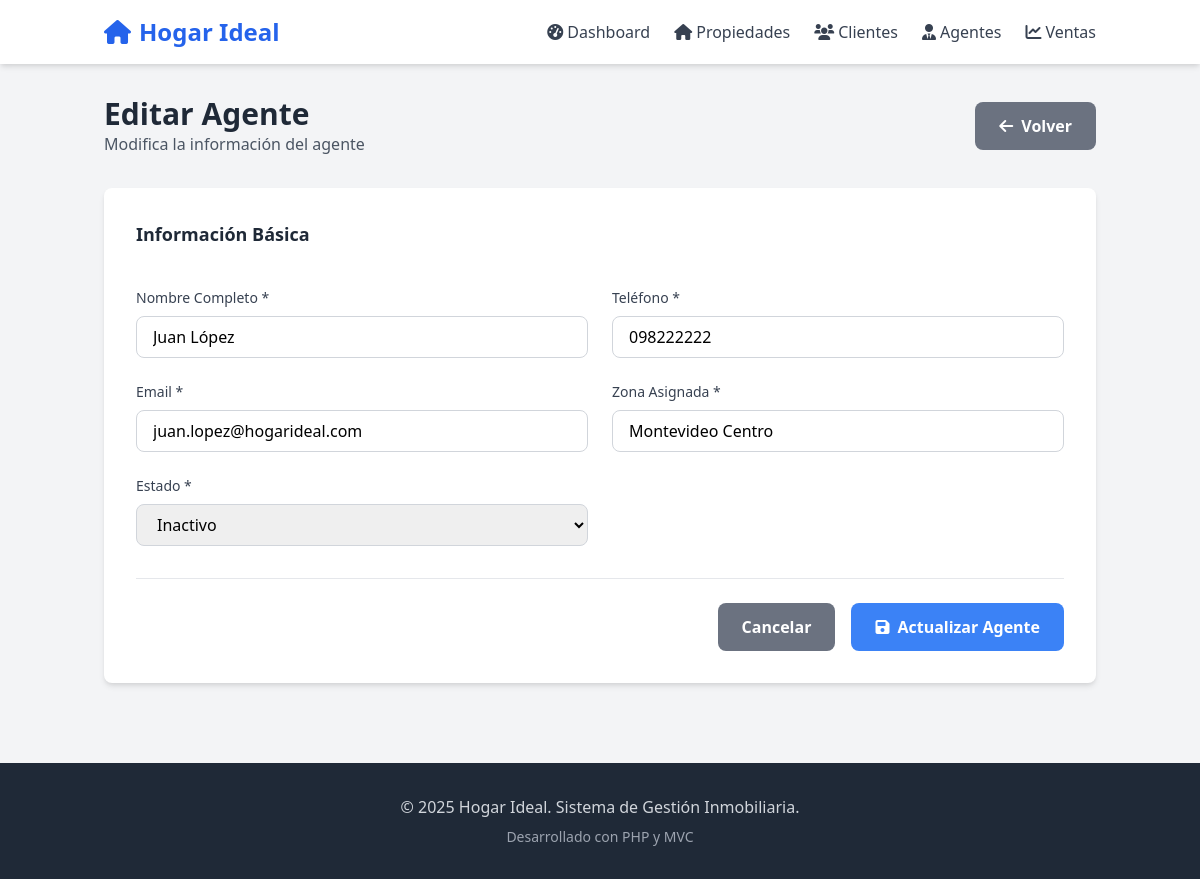
/index.php?controller=agente&action=edit&id=2, run on the app's committed database.
### tables this page shows
CREATE TABLE `agente` (
  `id_agente` int NOT NULL,
  `nombre_completo` varchar(100) NOT NULL,
  `telefono` varchar(20) NOT NULL,
  `email` varchar(100) DEFAULT NULL,
  `zona_asignada` varchar(50) NOT NULL,
  `activo` tinyint(1) DEFAULT '1'
);

### controllers/AgenteController.php (called while the page is built, shortened)
<?php
require_once 'models/Agente.php';
class AgenteController {
  private $agenteModel;
  public function __construct() {
    $this->agenteModel = new Agente();
  }
  public function edit($id) {
    $agente = $this->agenteModel->getById($id);
    include 'views/agentes/edit.php';
  }
}

### includes/functions.php (called while the page is built, shortened)
<?php
function url($controller, $action = 'index', $id = null) {
    $url = "index.php?controller={$controller}&action={$action}";
    if ($id !== null) {
        $url .= "&id={$id}";
    }
    return $url;
}
?>

### models/Agente.php (called while the page is built, shortened)
<?php
require_once 'config/database.php';
class Agente {
    private $pdo;
    public function __construct() {
        global $pdo;
        $this->pdo = $pdo;
    }
    public function getById($id) {
        $stmt = $this->pdo->prepare("SELECT * FROM agente WHERE id_agente = ?");
        $stmt->execute([$id]);
        return $stmt->fetch(PDO::FETCH_ASSOC);
    }
}
?>

### views/agentes/edit.php (the view, shortened to what this page needs)
<div class="container mx-auto px-4 py-8">
    <div class="flex justify-between items-center mb-8">
        <div>
            <h1 class="text-3xl font-bold text-gray-800">Editar Agente</h1>
            <p class="text-gray-600">Modifica la información del agente</p>
        </div>
        <a href="<?= url('agente', 'index') ?>"
        class="bg-gray-500 hover:bg-gray-600 text-white px-6 py-3 rounded-lg font-semibold transition-colors">
            <i class="fas fa-arrow-left mr-2"></i>Volver
        </a>
    </div>
    <div class="bg-white rounded-lg shadow-md p-8">
        <form method="POST" action="<?= url('agente', 'update', $agente['id_agente']) ?>" enctype="multipart/form-data">
            <div class="grid grid-cols-1 md:grid-cols-2 gap-6">
                <div class="md:col-span-2">
                    <h3 class="text-lg font-semibold text-gray-800 mb-4">Información Básica</h3>
                </div>
                <div>
                    <label for="nombre_completo" class="block text-sm font-medium text-gray-700 mb-2">Nombre Completo *</label>
                    <input type="text" id="nombre_completo" name="nombre_completo" required
                            class="w-full border border-gray-300 rounded-lg px-4 py-2 focus:outline-none focus:ring-2 focus:ring-blue-500"
                            value="<?= $agente['nombre_completo'] ?>">
                </div>
                <div>
                    <label for="telefono" class="block text-sm font-medium text-gray-700 mb-2">Teléfono *</label>
                    <input type="text" id="telefono" name="telefono" required
                            class="w-full border border-gray-300 rounded-lg px-4 py-2 focus:outline-none focus:ring-2 focus:ring-blue-500"
                            value="<?= $agente['telefono'] ?>">
                </div>
                <div>
                    <label for="email" class="block text-sm font-medium text-gray-700 mb-2">Email *</label>
                    <input type="email" id="email" name="email" required
                            class="w-full border border-gray-300 rounded-lg px-4 py-2 focus:outline-none focus:ring-2 focus:ring-blue-500"
                            value="<?= $agente['email'] ?>">
                </div>
                <div>
                    <label for="zona_asignada" class="block text-sm font-medium text-gray-700 mb-2">Zona Asignada *</label>
                    <input type="text" id="zona_asignada" name="zona_asignada" required
                            class="w-full border border-gray-300 rounded-lg px-4 py-2 focus:outline-none focus:ring-2 focus:ring-blue-500"
                            value="<?= $agente['zona_asignada'] ?>">
                </div>
                <div>
                    <label for="activo" class="block text-sm font-medium text-gray-700 mb-2">Estado *</label>
                    <select name="activo" id="activo" class="w-full border border-gray-300 rounded-lg px-4 py-2 focus:outline-none focus:ring-2 focus:ring-blue-500">
                        <option value="0" <?= $agente['activo'] == 0 ? 'selected' : '' ?>>Inactivo</option>
                    </select>
                </div>
            </div>
            <div class="flex justify-end space-x-4 mt-8 pt-6 border-t border-gray-200">
                <a href="<?= url('agente', 'index') ?>"
                    class="bg-gray-500 hover:bg-gray-600 text-white px-6 py-3 rounded-lg font-semibold transition-colors">
                    Cancelar
                </a>
                <button type="submit"
                        class="bg-blue-500 hover:bg-blue-600 text-white px-6 py-3 rounded-lg font-semibold transition-colors">
                    <i class="fas fa-save mr-2"></i>Actualizar Agente
                </button>
            </div>
        </form>
<?php
include 'views/layouts/main.php';
?>

### data on the page
agente: nombre_completo "Juan López", telefono "098222222", email "juan.lopez@hogarideal.com", zona_asignada "Montevideo Centro", activo "Inactivo"
